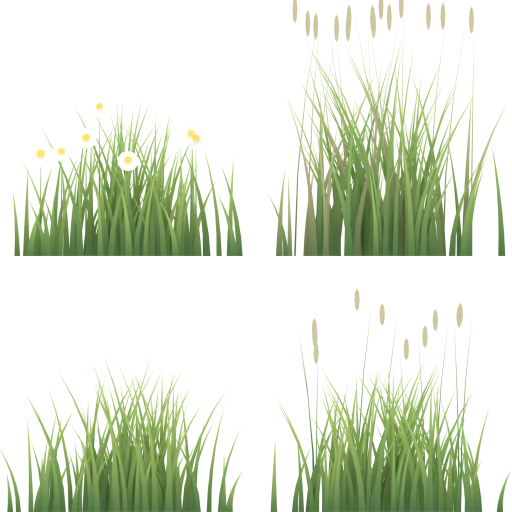
#> input picture assets/trees_blender/grass.webp, 1024 x 1024 px (shown at 1/2 size)
$ python -i make_tree_textures.py   (imports and definitions only)
#> lines starting #> are read from the running program, lines starting #| are printed output that depends on the picture; after the words box and inside, x2 and y2 are one past the last pixel; in counts of white or black regions, pixels touching at a corner belong together
#> further down, picture is the input picture: PIL image 1024x1024 RGBA; mean R, G, B, A 116.6, 137.5, 83.1, 67.5
"""木の画像をゲーム用に作る（開発用の道具）

    python3 tools/trees_blender/make_tree_textures.py <葉の房の画像のフォルダ> <樹皮の写真のフォルダ> <出力フォルダ>

葉の房（make_leaf_atlas.py で描いたもの）：透明な所に周りの色をにじませてから WebP にする
  （遠くで画像が縮むと、透明な所の黒が混ざって葉の縁が黒くなるため）
樹皮（Poly Haven, CC0 の写真）：512×512 の WebP。シラカバは明るい樹皮が無いので、プラタナスの樹皮を白っぽくして作る
"""
import sys
from pathlib import Path
import numpy as np
from PIL import Image


def box_blur(x, r):
    """箱型のぼかし（半径 r 画素）。縦と横に分けて、累積和で計算する"""
    k = 2 * r + 1
    for axis in (0, 1):
        pad = [(0, 0), (0, 0)]
        pad[axis] = (r + 1, r)
        c = np.cumsum(np.pad(x, pad, mode='edge'), axis=axis)
        x = (np.take(c, range(k, c.shape[axis]), axis=axis) - np.take(c, range(0, c.shape[axis] - k), axis=axis)) / k
    return x

# [1 line that did not run here, left out]
# [1 line not run here, left out]

def bleed(img):
    """透明な所に、近くの不透明な色をにじませる（色だけ。透明さはそのまま）"""
    a = np.asarray(img.split()[3], np.float32) / 255
    rgb = np.asarray(img.convert('RGB'), np.float32)
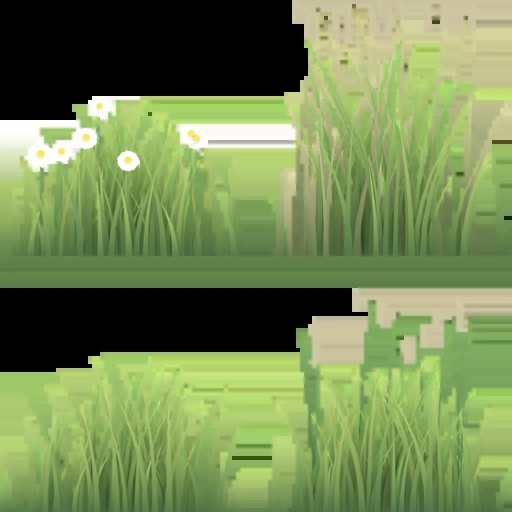
#> rgb: shape (1024, 1024, 3) float32 (shown at 1/2 size); mean R, G, B 116.6, 137.5, 83.1
    acc = rgb * a[..., None]
    w = a.copy()
    filled = rgb * (a[..., None] > 0.5)
    known = a > 0.5
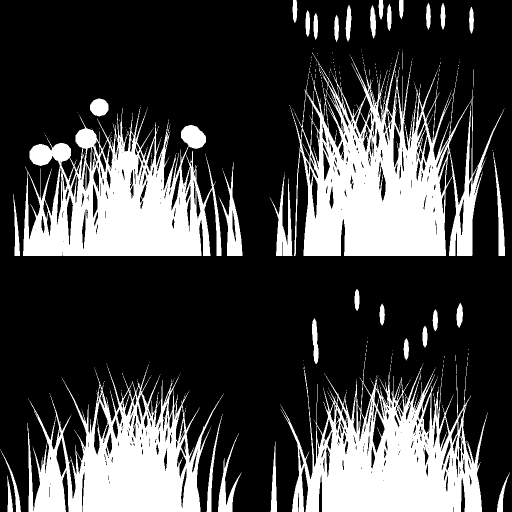
#> known: shape (1024, 1024) bool (shown at 1/2 size); 26.5% white; 420 white regions (384 under 20 px), largest, box (x1, y1, x2, y2) and area: (582, 103, 1008, 512) 76836, (46, 216, 443, 512) 63884, (562, 722, 975, 1024) 61815
    cur_rgb, cur_w = acc, w
    for r in (2, 4, 8, 16, 32, 64):
        blur = lambda x: box_blur(x, r)
        s = np.stack([blur(cur_rgb[..., c]) for c in range(3)], -1)
        ww = blur(cur_w)
        fill = s / np.maximum(ww[..., None], 1e-4)
        m = (~known) & (ww > 1e-3)
        filled[m] = fill[m]
        known = known | m
#> this loop made 6 passes
#> pass 1, in bleed, `s = np.stack([blur(cur_rgb[..., c]) for c in range(3)], -1)`:
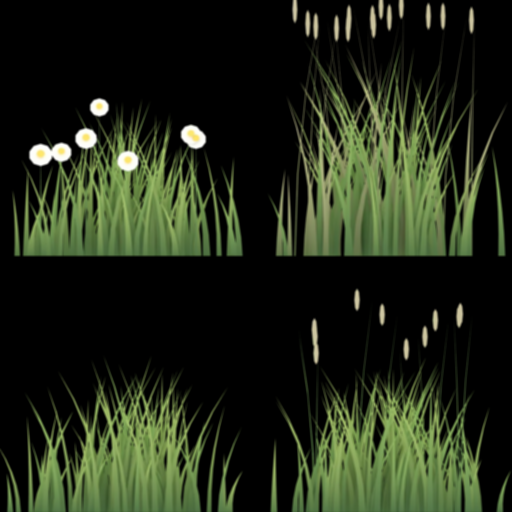
#> s: shape (1024, 1024, 3) float32 (shown at 1/2 size); mean R, G, B 33.2, 40.6, 23.7; drawn with min black and max white
#> pass 1, in bleed, `fill = s / np.maximum(ww[..., None], 1e-4)`:
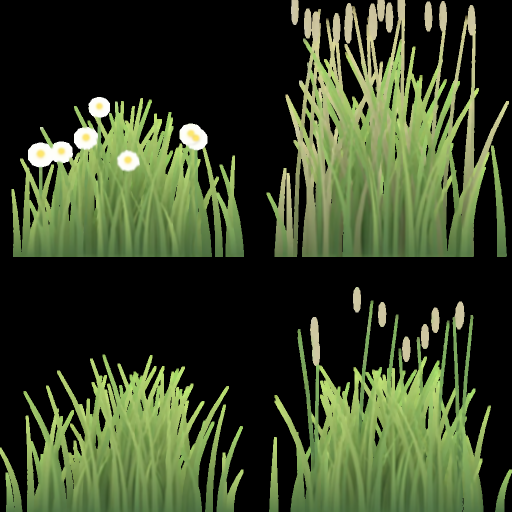
#> fill: shape (1024, 1024, 3) float32 (shown at 1/2 size); mean R, G, B 56.7, 68.1, 39.9; drawn with min black and max white
#> pass 1, in bleed, `m = (~known) & (ww > 1e-3)`:
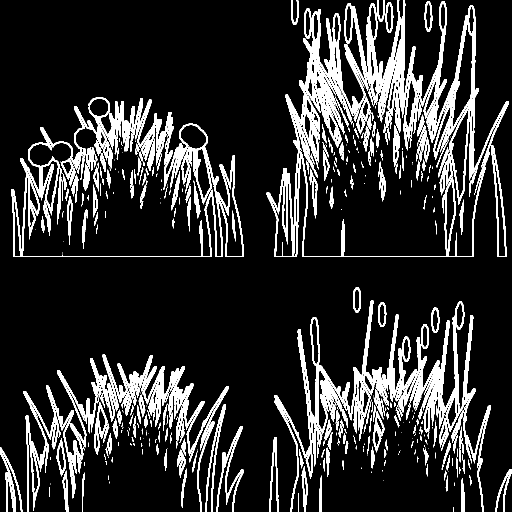
#> m: shape (1024, 1024) bool (shown at 1/2 size); 15% white; 511 white regions (214 under 20 px), largest, box (x1, y1, x2, y2) and area: (533, 0, 1018, 514) 42062, (549, 601, 982, 1024) 24118, (23, 194, 488, 514) 20378
#> after the loop:
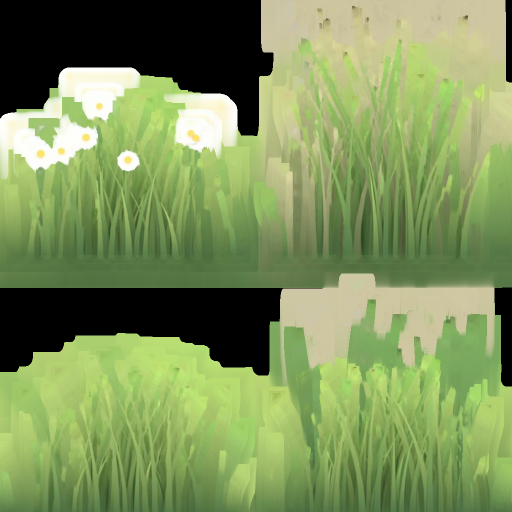
#> filled: shape (1024, 1024, 3) float32 (shown at 1/2 size); mean R, G, B 126.1, 146.9, 90.8; drawn with min black and max white
#> after the loop:
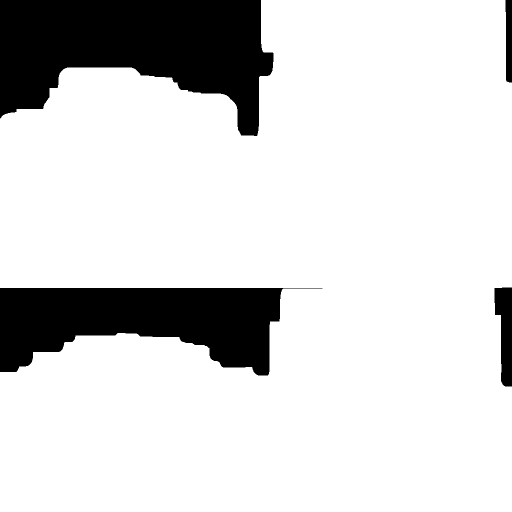
#> known: shape (1024, 1024) bool (shown at 1/2 size); 83.8% white; 4 black regions, box (x1, y1, x2, y2) and area: (0, 0, 547, 272) 94502, (0, 576, 645, 751) 68311, (989, 575, 1024, 773) 4980, (1011, 0, 1024, 165) 1993
    res = np.concatenate([np.clip(filled, 0, 255), (a * 255)[..., None]], -1).astype(np.uint8)
    return Image.fromarray(res, 'RGBA')

# [9 lines not run here, left out]

BARK = {'oak': 'jolcham_oak_bark_01', 'fir': 'bark_brown_02', 'pine': 'pine_bark', 'dead': 'bark_brown_01', 'birch': 'bark_platanus'}
# [17 lines not run here, left out]

>>> from PIL import Image
>>> picture = Image.open('../../assets/trees_blender/grass.webp')
>>> result = bleed(picture)
